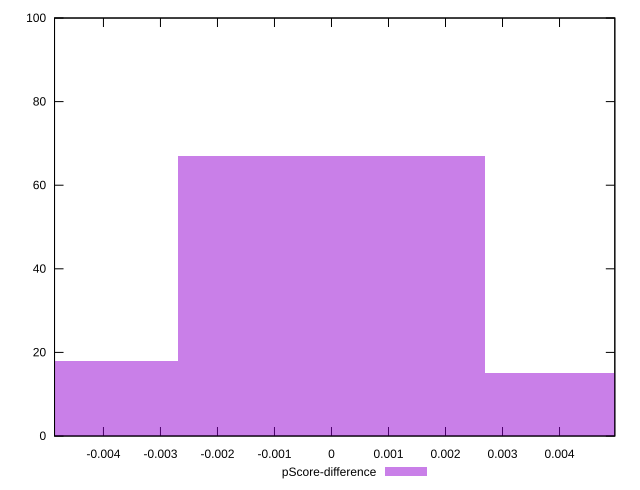

This chart was generated by the following gnuplot code:
reset

$pScoreDifference <<EOF
0.0053952445505177134 15
0 67
-0.0053952445505177134 18
EOF

set key outside below
set boxwidth 0.0053952445505177134
set xrange [-0.00485787752722544:0.004969978061305669]
set yrange [0:100]
set trange [0:100]
set style fill transparent solid 0.5 noborder
set terminal svg size 640, 490 enhanced background rgb 'white'
set output "reports/report_00028_2021-02-24T12-49-42.674Z/speed-index/samples/agenda/pScore-difference/histogram.svg"

plot $pScoreDifference title "pScore-difference" with boxes

reset
